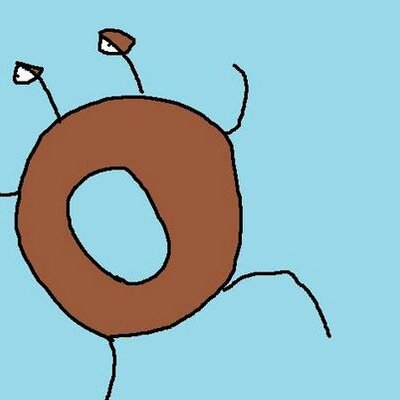
#> input picture Tikhonov_regularization/kani.jpg, 400 x 400 px
$ jupyter execute gaussian_filter.ipynb   (shell and % lines are left out)
#> lines starting #> are read from the running program, lines starting #| are printed output that depends on the picture
[cell 1]
import numpy as np
from PIL import Image
from PIL import ImageFilter

import matplotlib.pyplot as plt

[cell 2]
orig_img = Image.open("./kani.jpg").convert('L')
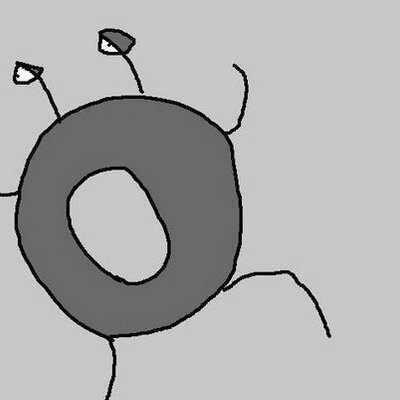
#> orig_img: PIL image 400x400 L; min 0, max 255, mean 173.4
orig_img_arr = np.array(np.array(orig_img))
orig_img

[cell 3]
n = 1
kernel_size = 2*n + 1
gauss_filter_arr = np.zeros((kernel_size,kernel_size))

[cell 4]
gamma = 0.7
t = 1.0/np.sqrt(2*np.pi)*gamma

[cell 5]
for i in range(-1*n,n+1):
    for j in range(-1*n,n+1):
        gauss_filter_arr[i+n,j+n] = t*np.exp(-1*(i**2+j**2)/(2*gamma**2))

[cell 6]
sample_filter1 = np.array([[0,0,0],[0,1,0],[0,0,0]])
sample_filter2 = np.array([[1/2,1/2,1/2],[1/2,1/2,1/2],[1/2,1/2,1/2]])

[cell 7]
def conv_filter(img,g_filter):
    out_img = img.copy()
    for x in range(0,out_img.shape[0]):
        for y in range(0,out_img.shape[1]):
            c = img[x,y]*g_filter[1,1]

            c1 = c2 = c3 = c4 = c5 = c6 = c7 = c8 = 0;

            #近傍座標の値を取得

            #1(対象としている点の左下)
            if x-1 > 0 and y+1 < img.shape[1]:
                c1 = img[x-1,y+1]*g_filter[2,0]

            #2(対象としている点の下)
            if y+1 < img.shape[1]:
                c2 = img[x,y+1]*g_filter[2,1]

            #3(対象としている点の右下)
            if x+1 < img.shape[0] and y+1 < img.shape[1]:
                c3 = img[x+1,y+1]*g_filter[2,2]

            #4(対象としている点の左隣)
            if x-1 > 0:
                c4 = img[x-1,y]*g_filter[1,0]

            #5(対象としている点の右隣)
            if x+1 < img.shape[0]:
                c5 = img[x+1,y]*g_filter[1,2]

            #6(対象としている点の左上)
            if x-1 > 0 and y-1 > 0:
                c6 = img[x-1,y-1]*g_filter[0,0]

            #7(対象としている点の上)
            if y-1 > 0:
                c7 = img[x,y-1]*g_filter[0,1]

            #8(対象としている点の右上)
            if x+1 < img.shape[0] and y-1 > 0:
                c8 = img[x+1,y-1]*g_filter[0,2]

            #畳み込み積分
            c = (c + c1 + c2 + c3 + c4 + c5 + c6 + c7 + c8)

            out_img[x,y] = c
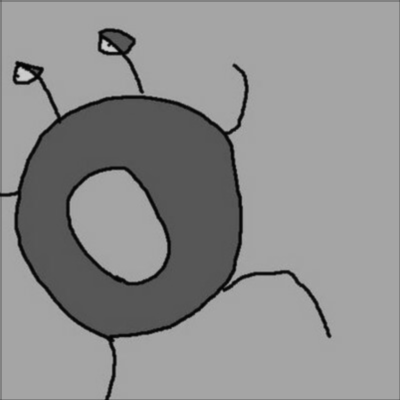
#> out_img: shape (400, 400); min 3, max 207, mean 142.4

    return out_img
